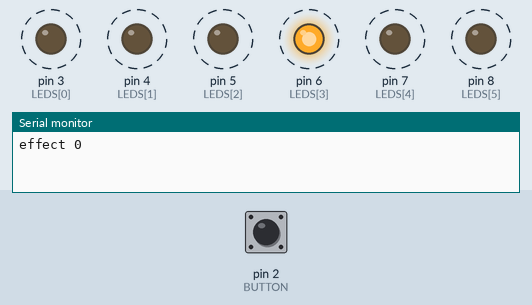
Simulated run of this sketch. Board: Arduino Uno, built with avr-gcc and run on an emulated ATmega328P. Shown: output pins drawn as LEDs (lit = HIGH), the last lines printed to the serial monitor. Dashed ring = blinking. The test bench sets the inputs (shaded band); at power-on: pin 2 (BUTTON) HIGH. Random numbers use the default seed unless the sketch sets one.

Above: at 1.7 s.
1.8 s: pin 2 (BUTTON) pulled LOW for 1 s
At 2.6 s:
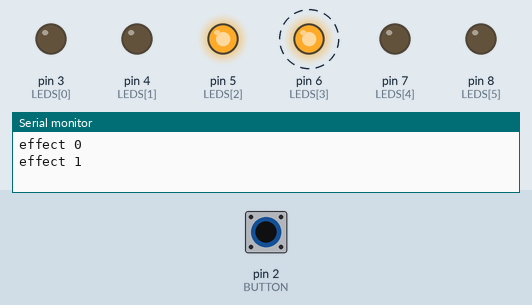
4.8 s: pin 2 (BUTTON) pulled LOW for 0.6 s
At 5.3 s:
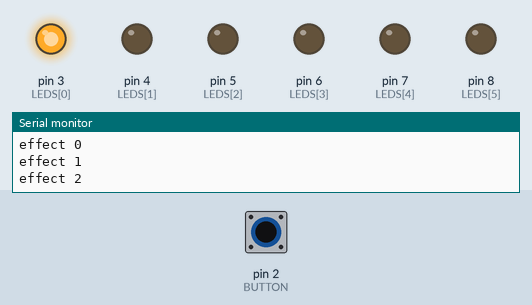
7.8 s: pin 2 (BUTTON) pulled LOW for 3.2 s
At 9.2 s:
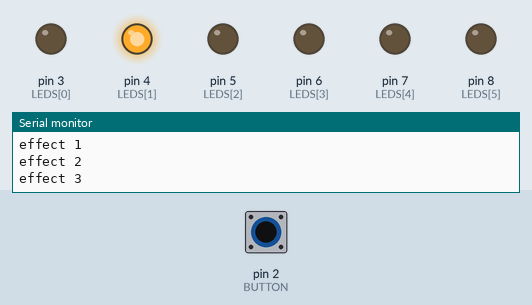
Timing chart, 0 to 18.5 s (numbered marks = the images above; inputs shaded):
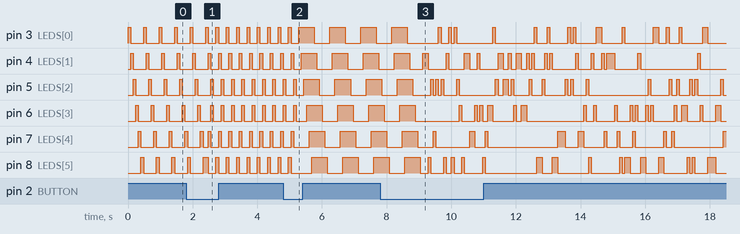

The sketch:

3.4.ino
```cpp
const int LEDS[] = {3, 4, 5, 6, 7, 8};
const int LED_COUNT = sizeof(LEDS) / sizeof(LEDS[0]);

const int BUTTON = 2;
const unsigned long DEBOUNCE = 50;
const int STEP = 80;

int effect = 0;
bool raw = HIGH, last = HIGH, stable = HIGH;
unsigned long changeTime = 0;

void setup() {
  for (int i = 0; i < LED_COUNT; i++) pinMode(LEDS[i], OUTPUT);
  pinMode(BUTTON, INPUT_PULLUP);
  Serial.begin(9600);
  Serial.println("effect 0");
}

void allOff() {
  for (int i = 0; i < LED_COUNT; i++) digitalWrite(LEDS[i], LOW);
}

void effectRunner() {
  for (int i = 0; i < LED_COUNT; i++) {
    allOff();
    digitalWrite(LEDS[i], HIGH);
    delay(STEP);
  }
}

void effectCounter() {
  for (int i = 0; i < LED_COUNT / 2; i++) {
    allOff();
    digitalWrite(LEDS[i], HIGH);
    digitalWrite(LEDS[LED_COUNT - 1 - i], HIGH);
    delay(STEP);
  }
  allOff();
  delay(STEP);
}

void effectFill() {
  for (int i = 0; i < LED_COUNT; i++) {
    digitalWrite(LEDS[i], HIGH);
    delay(STEP);
  }
  for (int i = 0; i < LED_COUNT; i++) {
    digitalWrite(LEDS[i], LOW);
    delay(STEP);
  }
}

void effectRandom() {
  allOff();
  digitalWrite(LEDS[random(LED_COUNT)], HIGH);
  delay(STEP);
}

void loop() {
  unsigned long now = millis();

  raw = digitalRead(BUTTON);
  if (raw != last) changeTime = now;

  if (now - changeTime > DEBOUNCE && raw != stable) {
    stable = raw;
    if (stable == LOW) {
      effect = (effect + 1) % 4;   // 4 эффекта, по кругу
      allOff();
      Serial.print("effect ");
      Serial.println(effect);
    }
  }
  last = raw;

  switch (effect) {
    case 0: effectRunner();  break;
    case 1: effectCounter(); break;
    case 2: effectFill();    break;
    case 3: effectRandom();  break;
  }
}
```
